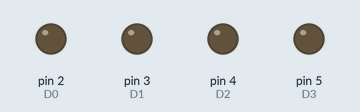
A sketch run on a simulated Arduino Uno, built with avr-gcc and run on an emulated ATmega328P. Parts: output pins drawn as LEDs (lit = HIGH). What the sketch prints to the serial monitor is not drawn.

Above: at 0.5 s.
At 1.5 s:
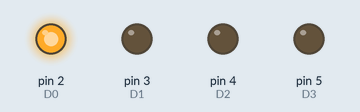
At 3.5 s:
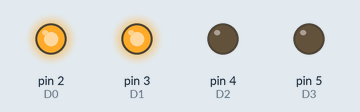
At 6.5 s:
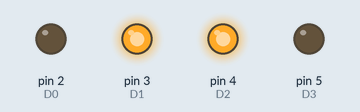
At 9.5 s:
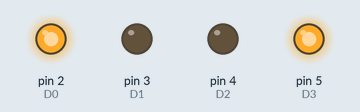
At 12.5 s:
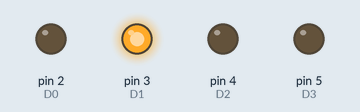
Timing chart, 0 to 13.0 s (numbered marks = the images above):
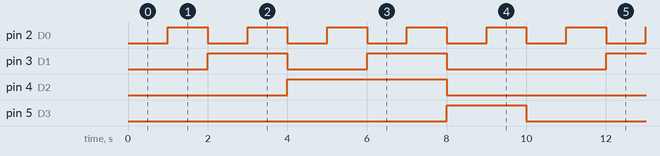

Measured:
- by itself, pin 2 (D0): alternates HIGH for 1.0 s and LOW for 1.0 s
- by itself, pin 3 (D1): repeats every 10.0 s: LOW 2.0 s, HIGH 2.0 s, LOW 4.0 s, HIGH 2.0 s
- by itself, pin 4 (D2): alternates HIGH for 4.0 s and LOW for 6.0 s
- by itself, pin 5 (D3): alternates HIGH for 2.0 s and LOW for 8.0 s

The sketch:

CONTADOR_AUTOMATICO.ino
```cpp
byte value = 0;
int D0 = 2;
int D1 = 3;
int D2 = 4;
int D3 = 5;

void setup() {
    pinMode(D0, OUTPUT);
    pinMode(D1, OUTPUT);
    pinMode(D2, OUTPUT);
    pinMode(D3, OUTPUT);
    Serial.begin(9600);

}

void loop(){

    digitalWrite(D0, bitRead(value, 0));
    digitalWrite(D1, bitRead(value, 1));
    digitalWrite(D2, bitRead(value, 2));
    digitalWrite(D3, bitRead(value, 3));
    value = value + 1;
    if (value == 10){
        value = 0;
    }
    delay(1000);
    //Serial.println(value);
    Serial.print(value, 0);
    Serial.print("__");
    Serial.print(value, 1);
    Serial.print("__");
    Serial.print(value, 2);
    Serial.print("__");
    Serial.print(value, 3);
    Serial.println("__");


}
```
